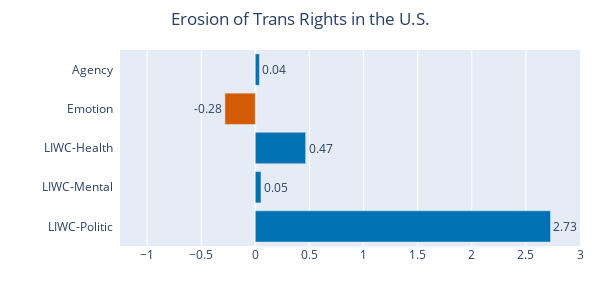
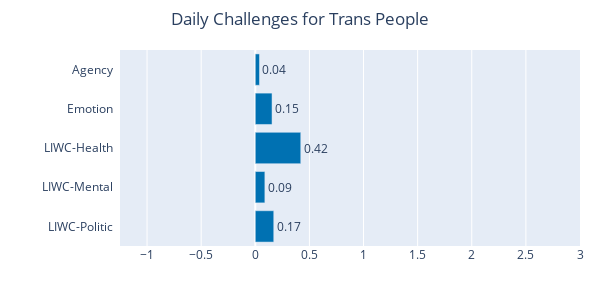
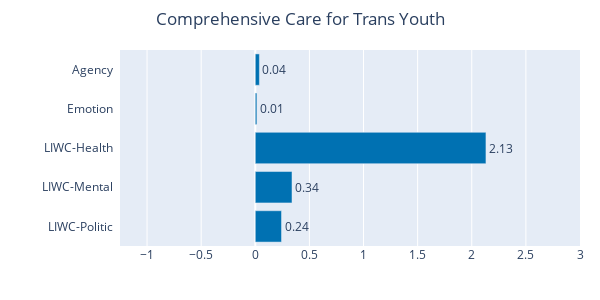
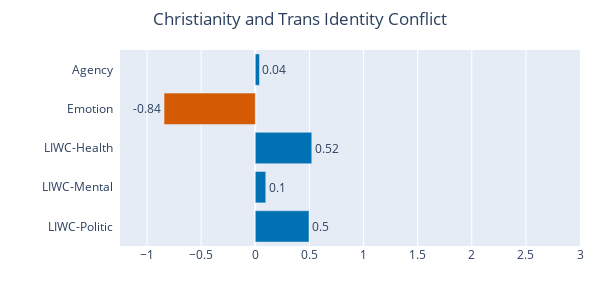

The code cell stored with these charts, in order, in its notebook:
### Markdown cell above
### Topic Sentiment

### Code cell
cols_to_plot = [col for col in topic_df.columns if col not in ['Leiden Topic', 'topic_label', 'node_strength', 'Tone']]

max_val = topic_df[cols_to_plot].max().max()
y_range = [-1.25, max(max_val, 2) * 1.1]

blue, vermillion = '#0071b2', '#d55a04'

for topic in topic_df['Leiden Topic']:
    data = topic_df.loc[topic_df['Leiden Topic'] == topic, cols_to_plot].iloc[0]
    df_plot = data.reset_index()
    df_plot.columns = ['feature', 'value']
    
    # Assign hex colors
    df_plot['color'] = df_plot['value'].apply(lambda x: blue if x >= 0 else vermillion)

    y_labels = [label + '  ' for label in cols_to_plot]

    df_plot['text_label'] = df_plot['value'].round(2).astype(str)

    fig = px.bar(
        df_plot, y='feature', x='value',
        labels={'value': 'Value'},
        range_x=y_range,
        color='color',
        color_discrete_sequence=[blue, vermillion],
        text='text_label'
    )

    fig.update_traces(orientation='h', showlegend=False, textposition='outside')

    """
    fig.update_yaxes(
        tickvals=cols_to_plot,
        ticktext=y_labels
    )
    """

    fig.update_yaxes(
        categoryorder='array',
        categoryarray=cols_to_plot,
        tickvals=cols_to_plot,
        ticktext=y_labels
    )
    
    fig.update_layout(
        xaxis=dict(
            dtick=0.5
        ),
        title=dict(
            text=f'{topic_df.loc[topic_df["Leiden Topic"] == topic, "topic_label"].values[0]}',
            x=0.5,
            xanchor='center'
        ),
        yaxis_title='',
        xaxis_title='',
        height=300,
        width=600,
        margin=dict(l=120, r=20, t=50, b=40)
    )

    filename = RESULTS_PLOT_DIR / 'sentiment' / f"topic_{topic}.png"
    fig.write_image(filename)
    fig.show()

### Figure 1 — Plotly figure (JSON) as saved in the notebook; plotly's stock layout.template omitted (floating-point values rounded to 4 significant figures)
{"data": [{"hovertemplate": "color=#0071b2<br>Value=%{x}<br>feature=%{y}<br>text_label=%{text}<extra></extra>", "legendgroup": "#0071b2", "marker": {"color": "#0071b2", "pattern": {"shape": ""}}, "name": "#0071b2", "orientation": "h", "showlegend": false, "text": ["2.73", "0.05", "0.47", "0.04"], "textposition": "outside", "type": "bar", "x": [2.727, 0.05248, 0.4654, 0.03827], "xaxis": "x", "y": ["LIWC-Politic", "LIWC-Mental", "LIWC-Health", "Agency"], "yaxis": "y"}, {"hovertemplate": "color=#d55a04<br>Value=%{x}<br>feature=%{y}<br>text_label=%{text}<extra></extra>", "legendgroup": "#d55a04", "marker": {"color": "#d55a04", "pattern": {"shape": ""}}, "name": "#d55a04", "orientation": "h", "showlegend": false, "text": ["-0.28"], "textposition": "outside", "type": "bar", "x": [-0.2803], "xaxis": "x", "y": ["Emotion"], "yaxis": "y"}], "layout": {"barmode": "relative", "height": 300, "legend": {"title": {"text": "color"}, "tracegroupgap": 0}, "margin": {"b": 40, "l": 120, "r": 20, "t": 50}, "title": {"text": "Erosion of Trans Rights in the U.S.", "x": 0.5, "xanchor": "center"}, "width": 600, "xaxis": {"anchor": "y", "domain": [0, 1], "dtick": 0.5, "range": [-1.25, 3.0], "title": {"text": ""}}, "yaxis": {"anchor": "x", "categoryarray": ["LIWC-Politic", "LIWC-Mental", "LIWC-Health", "Emotion", "Agency"], "categoryorder": "array", "domain": [0, 1], "ticktext": ["LIWC-Politic  ", "LIWC-Mental  ", "LIWC-Health  ", "Emotion  ", "Agency  "], "tickvals": ["LIWC-Politic", "LIWC-Mental", "LIWC-Health", "Emotion", "Agency"], "title": {"text": ""}}}}

### Figure 2 — Plotly figure (JSON) as saved in the notebook; plotly's stock layout.template omitted (floating-point values rounded to 4 significant figures)
{"data": [{"hovertemplate": "color=#0071b2<br>Value=%{x}<br>feature=%{y}<br>text_label=%{text}<extra></extra>", "legendgroup": "#0071b2", "marker": {"color": "#0071b2", "pattern": {"shape": ""}}, "name": "#0071b2", "orientation": "h", "showlegend": false, "text": ["0.17", "0.09", "0.42", "0.15", "0.04"], "textposition": "outside", "type": "bar", "x": [0.1705, 0.08844, 0.42, 0.1548, 0.03874], "xaxis": "x", "y": ["LIWC-Politic", "LIWC-Mental", "LIWC-Health", "Emotion", "Agency"], "yaxis": "y"}], "layout": {"barmode": "relative", "height": 300, "legend": {"title": {"text": "color"}, "tracegroupgap": 0}, "margin": {"b": 40, "l": 120, "r": 20, "t": 50}, "title": {"text": "Daily Challenges for Trans People", "x": 0.5, "xanchor": "center"}, "width": 600, "xaxis": {"anchor": "y", "domain": [0, 1], "dtick": 0.5, "range": [-1.25, 3.0], "title": {"text": ""}}, "yaxis": {"anchor": "x", "categoryarray": ["LIWC-Politic", "LIWC-Mental", "LIWC-Health", "Emotion", "Agency"], "categoryorder": "array", "domain": [0, 1], "ticktext": ["LIWC-Politic  ", "LIWC-Mental  ", "LIWC-Health  ", "Emotion  ", "Agency  "], "tickvals": ["LIWC-Politic", "LIWC-Mental", "LIWC-Health", "Emotion", "Agency"], "title": {"text": ""}}}}

### Figure 3 — Plotly figure (JSON) as saved in the notebook; plotly's stock layout.template omitted (floating-point values rounded to 4 significant figures)
{"data": [{"hovertemplate": "color=#0071b2<br>Value=%{x}<br>feature=%{y}<br>text_label=%{text}<extra></extra>", "legendgroup": "#0071b2", "marker": {"color": "#0071b2", "pattern": {"shape": ""}}, "name": "#0071b2", "orientation": "h", "showlegend": false, "text": ["0.24", "0.34", "2.13", "0.01", "0.04"], "textposition": "outside", "type": "bar", "x": [0.2423, 0.3392, 2.131, 0.01479, 0.03799], "xaxis": "x", "y": ["LIWC-Politic", "LIWC-Mental", "LIWC-Health", "Emotion", "Agency"], "yaxis": "y"}], "layout": {"barmode": "relative", "height": 300, "legend": {"title": {"text": "color"}, "tracegroupgap": 0}, "margin": {"b": 40, "l": 120, "r": 20, "t": 50}, "title": {"text": "Comprehensive Care for Trans Youth", "x": 0.5, "xanchor": "center"}, "width": 600, "xaxis": {"anchor": "y", "domain": [0, 1], "dtick": 0.5, "range": [-1.25, 3.0], "title": {"text": ""}}, "yaxis": {"anchor": "x", "categoryarray": ["LIWC-Politic", "LIWC-Mental", "LIWC-Health", "Emotion", "Agency"], "categoryorder": "array", "domain": [0, 1], "ticktext": ["LIWC-Politic  ", "LIWC-Mental  ", "LIWC-Health  ", "Emotion  ", "Agency  "], "tickvals": ["LIWC-Politic", "LIWC-Mental", "LIWC-Health", "Emotion", "Agency"], "title": {"text": ""}}}}

### Figure 4 — Plotly figure (JSON) as saved in the notebook; plotly's stock layout.template omitted (floating-point values rounded to 4 significant figures)
{"data": [{"hovertemplate": "color=#0071b2<br>Value=%{x}<br>feature=%{y}<br>text_label=%{text}<extra></extra>", "legendgroup": "#0071b2", "marker": {"color": "#0071b2", "pattern": {"shape": ""}}, "name": "#0071b2", "orientation": "h", "showlegend": false, "text": ["0.5", "0.1", "0.52", "0.04"], "textposition": "outside", "type": "bar", "x": [0.4965, 0.09673, 0.5218, 0.03846], "xaxis": "x", "y": ["LIWC-Politic", "LIWC-Mental", "LIWC-Health", "Agency"], "yaxis": "y"}, {"hovertemplate": "color=#d55a04<br>Value=%{x}<br>feature=%{y}<br>text_label=%{text}<extra></extra>", "legendgroup": "#d55a04", "marker": {"color": "#d55a04", "pattern": {"shape": ""}}, "name": "#d55a04", "orientation": "h", "showlegend": false, "text": ["-0.84"], "textposition": "outside", "type": "bar", "x": [-0.843], "xaxis": "x", "y": ["Emotion"], "yaxis": "y"}], "layout": {"barmode": "relative", "height": 300, "legend": {"title": {"text": "color"}, "tracegroupgap": 0}, "margin": {"b": 40, "l": 120, "r": 20, "t": 50}, "title": {"text": "Christianity and Trans Identity Conflict", "x": 0.5, "xanchor": "center"}, "width": 600, "xaxis": {"anchor": "y", "domain": [0, 1], "dtick": 0.5, "range": [-1.25, 3.0], "title": {"text": ""}}, "yaxis": {"anchor": "x", "categoryarray": ["LIWC-Politic", "LIWC-Mental", "LIWC-Health", "Emotion", "Agency"], "categoryorder": "array", "domain": [0, 1], "ticktext": ["LIWC-Politic  ", "LIWC-Mental  ", "LIWC-Health  ", "Emotion  ", "Agency  "], "tickvals": ["LIWC-Politic", "LIWC-Mental", "LIWC-Health", "Emotion", "Agency"], "title": {"text": ""}}}}
